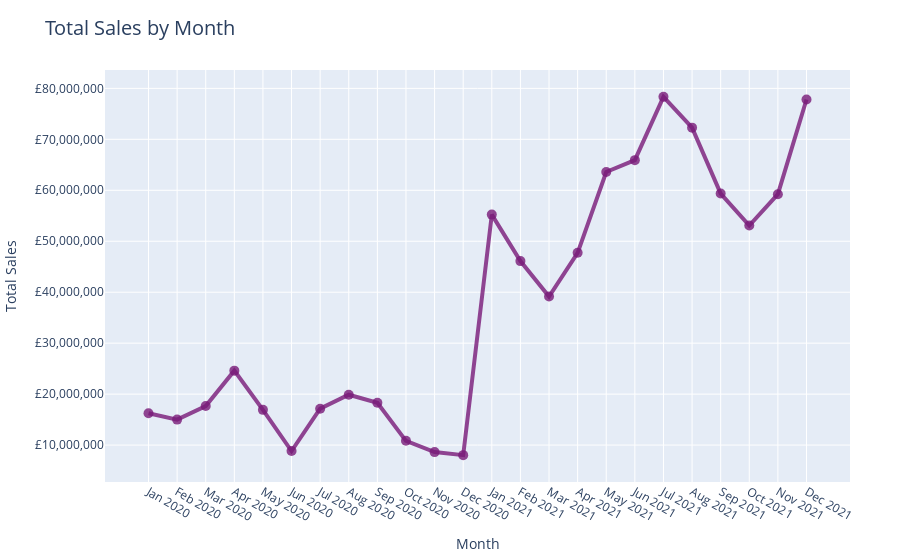

The code cell stored with this chart in its notebook:
### Code cell
trace = go.Scatter(
                    x = data_2["month"],
                    y = data_2["total_sales"],
                    mode = "lines+markers",
                    name = "total_sales",
                    line = dict(width = 4),
                    marker = dict(
                                  size = 10,
                                  color = "rgba(120, 26, 120, 0.8)"
                                 ),
                    hovertemplate = " %{x}<br>£%{y:,.0f} <extra></extra>",
                  )
line_data = [trace]
layout = dict(
              title = "Total Sales by Month",
              titlefont = dict(size = 20),
              margin=dict(l=10, r=50, b=10, t=70, pad=0),
              xaxis= dict(title= "Month",ticklen = 5,zeroline = False),
              yaxis= dict(title= "Total Sales", tickformat = ",.0f", tickprefix="£")
             )
fig = dict(data = line_data, layout = layout)
iplot(fig)

### Figure 1 — Plotly figure (JSON) as saved in the notebook; plotly's stock layout.template omitted (floating-point values rounded to 4 significant figures)
{"data": [{"hovertemplate": " %{x}<br>£%{y:,.0f} <extra></extra>", "line": {"width": 4}, "marker": {"color": "rgba(120, 26, 120, 0.8)", "size": 10}, "mode": "lines+markers", "name": "total_sales", "type": "scatter", "x": ["Jan 2020", "Feb 2020", "Mar 2020", "Apr 2020", "May 2020", "Jun 2020", "Jul 2020", "Aug 2020", "Sep 2020", "Oct 2020", "Nov 2020", "Dec 2020", "Jan 2021", "Feb 2021", "Mar 2021", "Apr 2021", "May 2021", "Jun 2021", "Jul 2021", "Aug 2021", "Sep 2021", "Oct 2021", "Nov 2021", "Dec 2021"], "y": [16253746, 14997988, 17660577, 24607006, 16918014, 8829819, 17146013, 19877980, 18304436, 10840000.0, 8622300, 8026527, 55225396, 46102165, 39148532, 47732964, 63589681, 65917553, 78334681, 72288221, 59360000.0, 53070000.0, 59240000.0, 77815430]}], "layout": {"margin": {"b": 10, "l": 10, "pad": 0, "r": 50, "t": 70}, "title": {"font": {"size": 20}, "text": "Total Sales by Month"}, "xaxis": {"ticklen": 5, "title": {"text": "Month"}, "zeroline": false}, "yaxis": {"tickformat": ",.0f", "tickprefix": "£", "title": {"text": "Total Sales"}}}}
